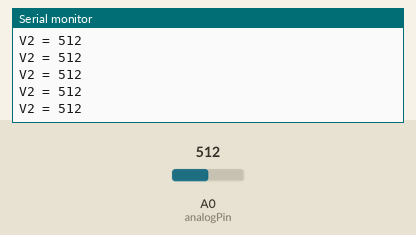
Bench run of a sketch on a simulated Arduino Uno, built with avr-gcc and run on an emulated ATmega328P. Parts: the last lines printed to the serial monitor. Inputs (shaded band) come from the test bench; at power-on: A0 (analogPin) = 512.

Above: at 1.2 s.
1.3 s: A0 (analogPin) set to 716
At 1.31 s:
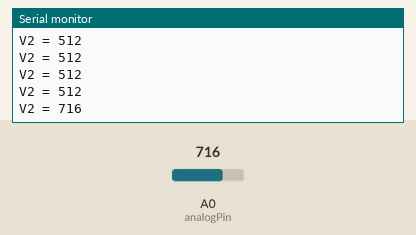
2.8 s: A0 (analogPin) set to 900
At 2.81 s:
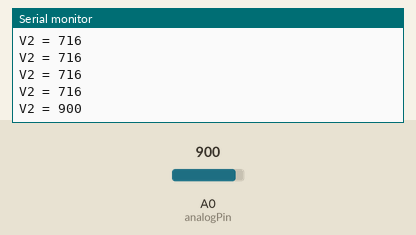
Timing chart, 0 to 5.8 s (numbered marks = the images above; inputs shaded):
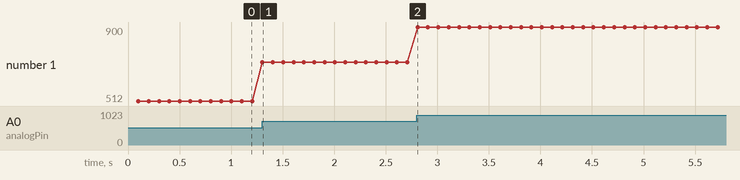

The sketch:

voltage_divider.ino
```cpp
/*
 *  https://www.sparkfun.com/datasheets/Sensors/MQ-3.pdf
 *  https://www.youtube.com/watch?v=x0ob4BuTr0E
 *  vcc to vcc
 *  gnd to gnd
 *  ad to analog pin
 */
void setup() {
  // put your setup code here, to run once:
    Serial.begin(9600);
}

 int analogPin = 0;
 int val = 0;

void loop() {
  // put your main code here, to run repeatedly:
  delay(100);

  val = analogRead(analogPin);
  Serial.print("V2 = ");
  Serial.println(val);
}
```

Measured:
- after the input at 1.3 s, the serial monitor: prints a new line at once (image 1)
- after the input at 2.8 s, the serial monitor: prints a new line at once (image 2)
- plotted number 1: 512 → 716 after the input at 1.3 s, 716 → 900 after the input at 2.8 s
